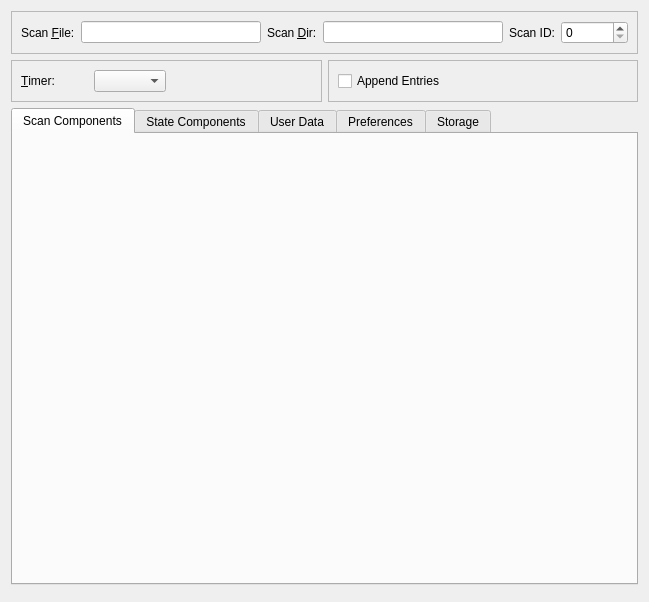
<?xml version="1.0" encoding="UTF-8"?>
<ui version="4.0">
 <class>Selector</class>
 <widget class="QDialog" name="Selector">
  <property name="geometry">
   <rect>
    <x>0</x>
    <y>0</y>
    <width>649</width>
    <height>602</height>
   </rect>
  </property>
  <property name="windowTitle">
   <string>NeXus Component Selector</string>
  </property>
  <layout class="QGridLayout" name="gridLayout">
   <item row="0" column="0">
    <layout class="QVBoxLayout" name="verticalLayout">
     <item>
      <widget class="QFrame" name="frame_9">
       <property name="frameShape">
        <enum>QFrame::StyledPanel</enum>
       </property>
       <property name="frameShadow">
        <enum>QFrame::Raised</enum>
       </property>
       <layout class="QGridLayout" name="gridLayout_24">
        <item row="0" column="0">
         <layout class="QHBoxLayout" name="horizontalLayout_2">
          <item>
           <widget class="QLabel" name="fileScanLabel">
            <property name="text">
             <string>Scan &amp;File:</string>
            </property>
            <property name="buddy">
             <cstring>fileScanLineEdit</cstring>
            </property>
           </widget>
          </item>
          <item>
           <widget class="QLineEdit" name="fileScanLineEdit"/>
          </item>
          <item>
           <widget class="QLabel" name="fileScanDirLabel">
            <property name="text">
             <string>Scan &amp;Dir:</string>
            </property>
            <property name="buddy">
             <cstring>fileScanDirLineEdit</cstring>
            </property>
           </widget>
          </item>
          <item>
           <widget class="QLineEdit" name="fileScanDirLineEdit"/>
          </item>
          <item>
           <widget class="QLabel" name="fileScanIDLabel">
            <property name="text">
             <string>Scan ID:</string>
            </property>
            <property name="buddy">
             <cstring>fileScanIDSpinBox</cstring>
            </property>
           </widget>
          </item>
          <item>
           <widget class="QSpinBox" name="fileScanIDSpinBox">
            <property name="maximum">
             <number>9999999</number>
            </property>
           </widget>
          </item>
         </layout>
        </item>
       </layout>
      </widget>
     </item>
     <item>
      <layout class="QHBoxLayout" name="horizontalLayout_10">
       <item>
        <widget class="QFrame" name="t1frame">
         <property name="frameShape">
          <enum>QFrame::StyledPanel</enum>
         </property>
         <property name="frameShadow">
          <enum>QFrame::Raised</enum>
         </property>
         <layout class="QHBoxLayout" name="horizontalLayout_8">
          <item>
           <layout class="QHBoxLayout" name="horizontalLayout_4">
            <item>
             <widget class="QLabel" name="mntTimerLabel">
              <property name="text">
               <string>&amp;Timer:</string>
              </property>
              <property name="buddy">
               <cstring>mntTimerComboBox</cstring>
              </property>
             </widget>
            </item>
            <item>
             <widget class="QComboBox" name="mntTimerComboBox"/>
            </item>
            <item>
             <widget class="QFrame" name="timerFrame">
              <property name="sizePolicy">
               <sizepolicy hsizetype="Minimum" vsizetype="Preferred">
                <horstretch>0</horstretch>
                <verstretch>0</verstretch>
               </sizepolicy>
              </property>
              <property name="maximumSize">
               <size>
                <width>16777214</width>
                <height>16777215</height>
               </size>
              </property>
              <property name="frameShape">
               <enum>QFrame::NoFrame</enum>
              </property>
              <property name="frameShadow">
               <enum>QFrame::Raised</enum>
              </property>
              <property name="lineWidth">
               <number>0</number>
              </property>
             </widget>
            </item>
            <item>
             <widget class="QFrame" name="timerButtonFrame">
              <property name="sizePolicy">
               <sizepolicy hsizetype="Minimum" vsizetype="Preferred">
                <horstretch>0</horstretch>
                <verstretch>0</verstretch>
               </sizepolicy>
              </property>
              <property name="frameShape">
               <enum>QFrame::NoFrame</enum>
              </property>
              <property name="frameShadow">
               <enum>QFrame::Raised</enum>
              </property>
              <property name="lineWidth">
               <number>0</number>
              </property>
              <zorder>timerFrame</zorder>
             </widget>
            </item>
           </layout>
          </item>
         </layout>
        </widget>
       </item>
       <item>
        <widget class="QFrame" name="t2frame">
         <property name="frameShape">
          <enum>QFrame::StyledPanel</enum>
         </property>
         <property name="frameShadow">
          <enum>QFrame::Raised</enum>
         </property>
         <layout class="QHBoxLayout" name="horizontalLayout_9">
          <item>
           <widget class="QCheckBox" name="othersEntryCheckBox">
            <property name="text">
             <string>Append Entries</string>
            </property>
           </widget>
          </item>
         </layout>
        </widget>
       </item>
      </layout>
     </item>
     <item>
      <widget class="QTabWidget" name="tabWidget">
       <property name="toolTip">
        <string/>
       </property>
       <property name="currentIndex">
        <number>0</number>
       </property>
       <widget class="QWidget" name="selectable">
        <attribute name="title">
         <string>Scan Components</string>
        </attribute>
       </widget>
       <widget class="QWidget" name="state">
        <attribute name="title">
         <string>State Components</string>
        </attribute>
       </widget>
       <widget class="QWidget" name="data">
        <attribute name="title">
         <string>User Data</string>
        </attribute>
       </widget>
       <widget class="QWidget" name="preferences">
        <attribute name="title">
         <string>Preferences</string>
        </attribute>
        <layout class="QGridLayout" name="gridLayout_14">
         <item row="1" column="0">
          <widget class="QFrame" name="frame_6">
           <property name="frameShape">
            <enum>QFrame::StyledPanel</enum>
           </property>
           <property name="frameShadow">
            <enum>QFrame::Raised</enum>
           </property>
           <layout class="QGridLayout" name="gridLayout_4">
            <item row="0" column="0">
             <layout class="QVBoxLayout" name="verticalLayout_5">
              <item>
               <widget class="QGroupBox" name="groupBox_4">
                <property name="title">
                 <string>Frames:</string>
                </property>
                <layout class="QGridLayout" name="gridLayout_12">
                 <item row="0" column="0">
                  <widget class="QLineEdit" name="frameLineEdit"/>
                 </item>
                </layout>
               </widget>
              </item>
              <item>
               <widget class="QGroupBox" name="groupBox_5">
                <property name="title">
                 <string>Groups:</string>
                </property>
                <layout class="QGridLayout" name="gridLayout_13">
                 <item row="0" column="0">
                  <widget class="QLineEdit" name="groupLineEdit"/>
                 </item>
                </layout>
               </widget>
              </item>
             </layout>
            </item>
           </layout>
          </widget>
         </item>
         <item row="0" column="0">
          <widget class="QFrame" name="frame">
           <property name="frameShape">
            <enum>QFrame::NoFrame</enum>
           </property>
           <property name="frameShadow">
            <enum>QFrame::Raised</enum>
           </property>
           <property name="lineWidth">
            <number>1</number>
           </property>
           <layout class="QGridLayout" name="gridLayout_3">
            <property name="margin">
             <number>0</number>
            </property>
            <property name="spacing">
             <number>0</number>
            </property>
            <item row="0" column="0">
             <layout class="QHBoxLayout" name="horizontalLayout_3">
              <item>
               <widget class="QFrame" name="frame_7">
                <property name="frameShape">
                 <enum>QFrame::StyledPanel</enum>
                </property>
                <property name="frameShadow">
                 <enum>QFrame::Raised</enum>
                </property>
                <layout class="QGridLayout" name="gridLayout_22">
                 <item row="0" column="0">
                  <widget class="QGroupBox" name="groupBox_3">
                   <property name="title">
                    <string>View:</string>
                   </property>
                   <layout class="QGridLayout" name="gridLayout_11">
                    <item row="0" column="0">
                     <widget class="QComboBox" name="viewComboBox"/>
                    </item>
                    <item row="0" column="2">
                     <widget class="QLabel" name="rowMaxLabel">
                      <property name="text">
                       <string>Row Max.:</string>
                      </property>
                     </widget>
                    </item>
                    <item row="0" column="3">
                     <widget class="QSpinBox" name="rowMaxSpinBox"/>
                    </item>
                   </layout>
                  </widget>
                 </item>
                </layout>
               </widget>
              </item>
              <item>
               <spacer name="horizontalSpacer">
                <property name="orientation">
                 <enum>Qt::Horizontal</enum>
                </property>
                <property name="sizeType">
                 <enum>QSizePolicy::Minimum</enum>
                </property>
                <property name="sizeHint" stdset="0">
                 <size>
                  <width>20</width>
                  <height>20</height>
                 </size>
                </property>
               </spacer>
              </item>
              <item>
               <widget class="QFrame" name="frame_8">
                <property name="frameShape">
                 <enum>QFrame::StyledPanel</enum>
                </property>
                <property name="frameShadow">
                 <enum>QFrame::Raised</enum>
                </property>
                <layout class="QGridLayout" name="gridLayout_23">
                 <item row="0" column="1">
                  <widget class="QGroupBox" name="serverGroupBox">
                   <property name="title">
                    <string>Selector Server:</string>
                   </property>
                   <layout class="QGridLayout" name="gridLayout_15">
                    <item row="0" column="0">
                     <layout class="QHBoxLayout" name="horizontalLayout">
                      <item>
                       <widget class="QLineEdit" name="devSettingsLineEdit"/>
                      </item>
                      <item>
                       <spacer name="horizontalSpacer_2">
                        <property name="orientation">
                         <enum>Qt::Horizontal</enum>
                        </property>
                        <property name="sizeType">
                         <enum>QSizePolicy::Minimum</enum>
                        </property>
                        <property name="sizeHint" stdset="0">
                         <size>
                          <width>40</width>
                          <height>20</height>
                         </size>
                        </property>
                       </spacer>
                      </item>
                     </layout>
                    </item>
                   </layout>
                  </widget>
                 </item>
                </layout>
               </widget>
              </item>
             </layout>
            </item>
           </layout>
          </widget>
         </item>
         <item row="2" column="0">
          <spacer name="verticalSpacer">
           <property name="orientation">
            <enum>Qt::Vertical</enum>
           </property>
           <property name="sizeHint" stdset="0">
            <size>
             <width>20</width>
             <height>40</height>
            </size>
           </property>
          </spacer>
         </item>
         <item row="3" column="0">
          <widget class="QFrame" name="frame_11">
           <property name="frameShape">
            <enum>QFrame::StyledPanel</enum>
           </property>
           <property name="frameShadow">
            <enum>QFrame::Raised</enum>
           </property>
           <layout class="QGridLayout" name="gridLayout_17">
            <item row="0" column="0">
             <widget class="QGroupBox" name="groupBox_2">
              <property name="title">
               <string>Profile:</string>
              </property>
              <layout class="QHBoxLayout" name="horizontalLayout_7">
               <item>
                <widget class="QPushButton" name="profLoadPushButton">
                 <property name="text">
                  <string>Load ...</string>
                 </property>
                </widget>
               </item>
               <item>
                <widget class="QPushButton" name="profSavePushButton">
                 <property name="text">
                  <string>Save ...</string>
                 </property>
                </widget>
               </item>
               <item>
                <spacer name="horizontalSpacer_5">
                 <property name="orientation">
                  <enum>Qt::Horizontal</enum>
                 </property>
                 <property name="sizeType">
                  <enum>QSizePolicy::Minimum</enum>
                 </property>
                 <property name="sizeHint" stdset="0">
                  <size>
                   <width>40</width>
                   <height>20</height>
                  </size>
                 </property>
                </spacer>
               </item>
              </layout>
             </widget>
            </item>
           </layout>
          </widget>
         </item>
        </layout>
       </widget>
       <widget class="QWidget" name="storage">
        <attribute name="title">
         <string>Storage</string>
        </attribute>
        <layout class="QGridLayout" name="gridLayout_21">
         <item row="0" column="0">
          <layout class="QHBoxLayout" name="horizontalLayout_5">
           <item>
            <layout class="QVBoxLayout" name="verticalLayout_6">
             <item>
              <widget class="QFrame" name="frame_5">
               <property name="frameShape">
                <enum>QFrame::StyledPanel</enum>
               </property>
               <property name="frameShadow">
                <enum>QFrame::Raised</enum>
               </property>
               <layout class="QVBoxLayout" name="verticalLayout_3">
                <item>
                 <widget class="QGroupBox" name="fileGroupBox">
                  <property name="title">
                   <string>Measurement:</string>
                  </property>
                  <layout class="QGridLayout" name="gridLayout_5">
                   <item row="0" column="0">
                    <layout class="QGridLayout" name="gridLayout_2">
                     <item row="0" column="1">
                      <widget class="QLineEdit" name="mntServerLineEdit"/>
                     </item>
                     <item row="0" column="0">
                      <widget class="QLabel" name="mntServerLabel">
                       <property name="text">
                        <string>Door:</string>
                       </property>
                       <property name="buddy">
                        <cstring>mntServerLineEdit</cstring>
                       </property>
                      </widget>
                     </item>
                     <item row="1" column="0">
                      <widget class="QLabel" name="mntGrpLabel">
                       <property name="text">
                        <string>MntGrp:</string>
                       </property>
                       <property name="buddy">
                        <cstring>mntGrpLineEdit</cstring>
                       </property>
                      </widget>
                     </item>
                     <item row="1" column="1">
                      <widget class="QLineEdit" name="mntGrpLineEdit"/>
                     </item>
                    </layout>
                   </item>
                  </layout>
                 </widget>
                </item>
               </layout>
              </widget>
             </item>
             <item>
              <widget class="QFrame" name="frame_3">
               <property name="frameShape">
                <enum>QFrame::StyledPanel</enum>
               </property>
               <property name="frameShadow">
                <enum>QFrame::Raised</enum>
               </property>
               <layout class="QGridLayout" name="gridLayout_18">
                <item row="0" column="0">
                 <widget class="QGroupBox" name="deviceGroupBox">
                  <property name="title">
                   <string>Devices:</string>
                  </property>
                  <layout class="QGridLayout" name="gridLayout_7">
                   <item row="0" column="0">
                    <layout class="QGridLayout" name="gridLayout_6">
                     <item row="0" column="1">
                      <widget class="QLineEdit" name="devConfigLineEdit"/>
                     </item>
                     <item row="1" column="0">
                      <widget class="QLabel" name="devWriterLabel">
                       <property name="text">
                        <string>Writer Device:</string>
                       </property>
                       <property name="buddy">
                        <cstring>devWriterLineEdit</cstring>
                       </property>
                      </widget>
                     </item>
                     <item row="1" column="1">
                      <widget class="QLineEdit" name="devWriterLineEdit"/>
                     </item>
                     <item row="0" column="0">
                      <widget class="QLabel" name="devConfigLabel">
                       <property name="text">
                        <string>Config Device:</string>
                       </property>
                       <property name="buddy">
                        <cstring>devConfigLineEdit</cstring>
                       </property>
                      </widget>
                     </item>
                    </layout>
                   </item>
                  </layout>
                 </widget>
                </item>
                <item row="1" column="0">
                 <widget class="QPushButton" name="devConfigPushButton">
                  <property name="text">
                   <string>Variables ...</string>
                  </property>
                 </widget>
                </item>
               </layout>
              </widget>
             </item>
             <item>
              <spacer name="verticalSpacer_4">
               <property name="orientation">
                <enum>Qt::Vertical</enum>
               </property>
               <property name="sizeHint" stdset="0">
                <size>
                 <width>332</width>
                 <height>38</height>
                </size>
               </property>
              </spacer>
             </item>
            </layout>
           </item>
           <item>
            <layout class="QVBoxLayout" name="verticalLayout_4">
             <item>
              <widget class="QFrame" name="frame_2">
               <property name="frameShape">
                <enum>QFrame::StyledPanel</enum>
               </property>
               <property name="frameShadow">
                <enum>QFrame::Raised</enum>
               </property>
               <layout class="QGridLayout" name="gridLayout_20">
                <item row="0" column="0">
                 <widget class="QGroupBox" name="groupBox_7">
                  <property name="title">
                   <string>Names:</string>
                  </property>
                  <layout class="QGridLayout" name="gridLayout_16">
                   <item row="1" column="0">
                    <widget class="QPushButton" name="labelsPushButton">
                     <property name="text">
                      <string>Labels ...</string>
                     </property>
                    </widget>
                   </item>
                  </layout>
                 </widget>
                </item>
               </layout>
              </widget>
             </item>
             <item>
              <widget class="QFrame" name="frame_4">
               <property name="frameShape">
                <enum>QFrame::StyledPanel</enum>
               </property>
               <property name="frameShadow">
                <enum>QFrame::Raised</enum>
               </property>
               <layout class="QGridLayout" name="gridLayout_19">
                <item row="0" column="0">
                 <widget class="QGroupBox" name="groupBox">
                  <property name="title">
                   <string>Dynamic Components:</string>
                  </property>
                  <layout class="QGridLayout" name="gridLayout_9">
                   <item row="0" column="0">
                    <layout class="QVBoxLayout" name="verticalLayout_2">
                     <item>
                      <widget class="QCheckBox" name="dcLinksCheckBox">
                       <property name="text">
                        <string>Links </string>
                       </property>
                      </widget>
                     </item>
                     <item>
                      <widget class="QLabel" name="dcPathLabel">
                       <property name="text">
                        <string>Default NeXus Path:</string>
                       </property>
                       <property name="buddy">
                        <cstring>dcPathLineEdit</cstring>
                       </property>
                      </widget>
                     </item>
                     <item>
                      <widget class="QLineEdit" name="dcPathLineEdit"/>
                     </item>
                     <item>
                      <widget class="QPushButton" name="propPushButton">
                       <property name="text">
                        <string>Properties ...</string>
                       </property>
                      </widget>
                     </item>
                    </layout>
                   </item>
                  </layout>
                 </widget>
                </item>
               </layout>
              </widget>
             </item>
             <item>
              <spacer name="verticalSpacer_2">
               <property name="orientation">
                <enum>Qt::Vertical</enum>
               </property>
               <property name="sizeHint" stdset="0">
                <size>
                 <width>20</width>
                 <height>40</height>
                </size>
               </property>
              </spacer>
             </item>
            </layout>
           </item>
          </layout>
         </item>
         <item row="1" column="0">
          <widget class="QFrame" name="frame_10">
           <property name="frameShape">
            <enum>QFrame::StyledPanel</enum>
           </property>
           <property name="frameShadow">
            <enum>QFrame::Raised</enum>
           </property>
           <layout class="QGridLayout" name="gridLayout_10">
            <item row="0" column="0">
             <widget class="QGroupBox" name="groupBox_6">
              <property name="title">
               <string>Configuration:</string>
              </property>
              <layout class="QGridLayout" name="gridLayout_8">
               <item row="0" column="0">
                <layout class="QHBoxLayout" name="horizontalLayout_6">
                 <item>
                  <widget class="QPushButton" name="cnfLoadPushButton">
                   <property name="text">
                    <string>Load ...</string>
                   </property>
                  </widget>
                 </item>
                 <item>
                  <widget class="QPushButton" name="cnfSavePushButton">
                   <property name="text">
                    <string>Save ...</string>
                   </property>
                  </widget>
                 </item>
                </layout>
               </item>
               <item row="0" column="1">
                <spacer name="horizontalSpacer_4">
                 <property name="orientation">
                  <enum>Qt::Horizontal</enum>
                 </property>
                 <property name="sizeType">
                  <enum>QSizePolicy::Maximum</enum>
                 </property>
                 <property name="sizeHint" stdset="0">
                  <size>
                   <width>40</width>
                   <height>20</height>
                  </size>
                 </property>
                </spacer>
               </item>
              </layout>
             </widget>
            </item>
           </layout>
          </widget>
         </item>
        </layout>
       </widget>
      </widget>
     </item>
     <item>
      <widget class="QDialogButtonBox" name="buttonBox">
       <property name="toolTip">
        <string/>
       </property>
       <property name="standardButtons">
        <set>QDialogButtonBox::NoButton</set>
       </property>
      </widget>
     </item>
    </layout>
   </item>
  </layout>
 </widget>
 <tabstops>
  <tabstop>tabWidget</tabstop>
  <tabstop>buttonBox</tabstop>
  <tabstop>fileScanLineEdit</tabstop>
  <tabstop>fileScanDirLineEdit</tabstop>
  <tabstop>fileScanIDSpinBox</tabstop>
  <tabstop>mntServerLineEdit</tabstop>
  <tabstop>mntGrpLineEdit</tabstop>
  <tabstop>devConfigLineEdit</tabstop>
  <tabstop>devWriterLineEdit</tabstop>
  <tabstop>devConfigPushButton</tabstop>
  <tabstop>labelsPushButton</tabstop>
  <tabstop>dcLinksCheckBox</tabstop>
  <tabstop>dcPathLineEdit</tabstop>
  <tabstop>propPushButton</tabstop>
  <tabstop>cnfLoadPushButton</tabstop>
  <tabstop>cnfSavePushButton</tabstop>
  <tabstop>frameLineEdit</tabstop>
  <tabstop>groupLineEdit</tabstop>
  <tabstop>viewComboBox</tabstop>
  <tabstop>rowMaxSpinBox</tabstop>
  <tabstop>devSettingsLineEdit</tabstop>
  <tabstop>profLoadPushButton</tabstop>
  <tabstop>profSavePushButton</tabstop>
 </tabstops>
 <resources/>
 <connections>
  <connection>
   <sender>buttonBox</sender>
   <signal>rejected()</signal>
   <receiver>Selector</receiver>
   <slot>close()</slot>
   <hints>
    <hint type="sourcelabel">
     <x>380</x>
     <y>625</y>
    </hint>
    <hint type="destinationlabel">
     <x>380</x>
     <y>324</y>
    </hint>
   </hints>
  </connection>
 </connections>
</ui>
